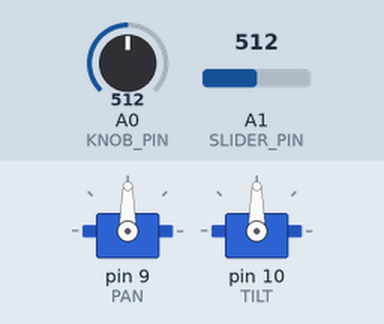
This sketch was run on a simulated Arduino Uno, built with avr-gcc and run on an emulated ATmega328P. Parts: 2 × servo. Inputs (shaded band) come from the test bench; at power-on: A0 (KNOB_PIN) = 512, A1 (SLIDER_PIN) = 512.

Above: at 1.2 s.
1.3 s: A0 (KNOB_PIN) set to 610
At 1.6 s:
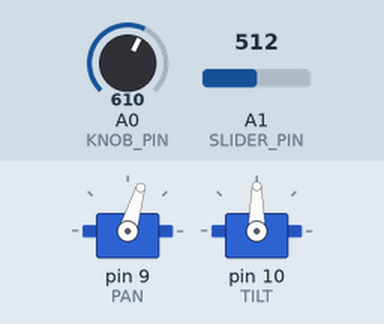
2.8 s: A1 (SLIDER_PIN) set to 610
At 3.9 s:
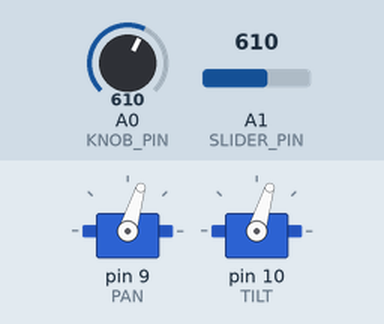
4.3 s: A0 (KNOB_PIN) set to 511
At 5.1 s:
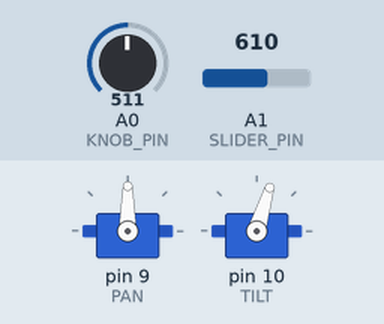
5.8 s: A1 (SLIDER_PIN) set to 716
At 6.2 s:
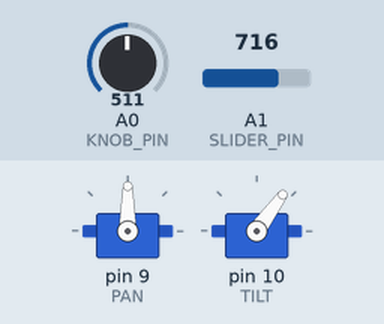
7.3 s: A1 (SLIDER_PIN) set to 900
At 8.5 s:
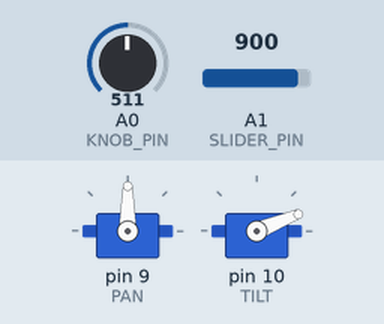
8.8 s: A0 (KNOB_PIN) set to 306
At 9.7 s:
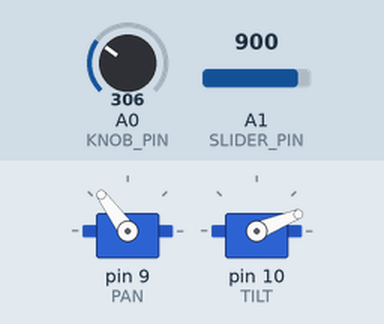
Timing chart, 0 to 11.3 s (numbered marks = the images above; inputs shaded):
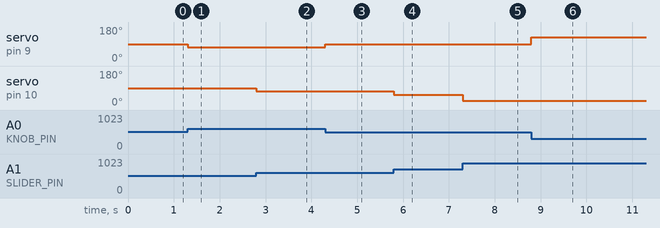

The sketch:

panTiltAbsolute.ino
```cpp
/***********************************************************************************
 *     ______            RobotGeek Pan and Tilt Demo              ______
 *      |  |            Absolute Analog Control                    |  |
 *      |__|_   _                                            _    _|__|
 *      |____|__|                                            |___|____|
 *  The following sketch will allow you to control a Desktop RobotTurret v3 using
 *  the included RobotGeek Joysticl and RobotGeek Pushbutton
 *
 *  Products
 *    http://www.robotgeek.com/robotgeek-pantilt.aspx
 *    http://www.robotgeek.com/robotgeek-geekduino-sensor-kit
 *    http://www.robotgeek.com/robotgeek-slider
 *    http://www.robotgeek.com/robotgeek-rotation-knob
 *    http://www.robotgeek.com/p/power-supply-6vdc-2a.aspx
 *
 *
 *  Wiring
 *    Pan Servo - Digital Pin 9
 *    Tilt Servo - Digital Pin 10
 *
 *    Knob   - Analog Pin 0
 *    Slider - Analog Pin 1
 *    Jumper for pins 9/10/11 should be set to 'VIN'
 *
 *
 *  Control Behavior:
 *    Moving the analog controls will move the servos absolutley - this means that
 *    whaterver position the analog sensor is at will move the slider to that position
 *    Turning the knob will turn the pan servo absolutley.
 *    Moving the slider will move the tilt servo absolutely. NOTE: The slider is not
 *      linear and will be more sensitive in the center.
 *
 *  External Resources
 *
 ***********************************************************************************/


//Includes
#include <Servo.h>

//Defines
#define PAN 9        //Pan Servo Digital Pin
#define TILT 10       //Tilt Servo Digital Pin

#define KNOB_PIN 0       //Horizontal Joystick Analog Pin
#define SLIDER_PIN 1       //Vertical Joystick Analog Pin

//max/min puse values in microseconds to send to the servo
#define PAN_MIN      600  //full counterclockwise for RobotGeek 180 degree servo
#define PAN_MAX      2400 //full clockwise for RobotGeek 180 degree servo
#define TILT_MIN  600     //full counterclockwise for RobotGeek 180 degree servo
#define TILT_MAX  2400    //full clockwise for RobotGeek 180 degree servo


Servo panServo, tiltServo;  // create servo objects to control the pan and tilt servos
int horizontalValue, verticalValue;  //variables to hold the last reading from the analog pins for the horizontal and vertical joystick


int panValue = 1500;   //current positional value being sent to the pan servo.
int tiltValue = 1500;  //current positional value being sent to the tilt servo.

int speed = 10;

void setup()
{
  //initialize servos
  panServo.attach(PAN, PAN_MIN, PAN_MAX);      // attaches/activates the pan servo on pin PAN
  tiltServo.attach(TILT, TILT_MIN, TILT_MAX);  // attaches/activates the tilt servo

  //Analog pins do not need to be initialized

  //use the writeMicroseconds to set the servos to their default positions
  panServo.writeMicroseconds(panValue);
  tiltServo.writeMicroseconds(tiltValue);
}

void loop()
{

  /**************Servo Positions *******************************/
  //read the values from the analog sensors/joysticks
  horizontalValue = analogRead(KNOB_PIN);
  verticalValue = analogRead(SLIDER_PIN);

  tiltValue = map(verticalValue, 0, 1023, PAN_MAX, PAN_MIN); //Map analog value from native joystick value (0 to 1023) to incremental change (PAN_MAX to PAN_MIN) Note that the program is mapping inversely - this is to allow the knob movement to match the servo movement
  panValue = map(horizontalValue, 0, 1023, TILT_MAX, TILT_MIN); //Map analog value from native joystick value (0 to 1023) to incremental change (TILT_MAX to TILT_MIN) Note that the program is mapping inversely - this is to allow the slider movement to match the servo movement

  //use the writeMicroseconds to set the servos to their new positions
  panServo.writeMicroseconds(panValue);
  tiltServo.writeMicroseconds(tiltValue);
}
```

Measured:
- after the input at 1.3 s, servo on pin 9 (PAN): 90° → 73° at once
- after the input at 2.8 s, servo on pin 10 (TILT): 90° → 73° at once
- after the input at 4.3 s, servo on pin 9 (PAN): 73° → 90° at once
- after the input at 5.8 s, servo on pin 10 (TILT): 73° → 54° at once
- after the input at 7.3 s, servo on pin 10 (TILT): 54° → 22° at once
- after the input at 8.8 s, servo on pin 9 (PAN): 90° → 126° at once
